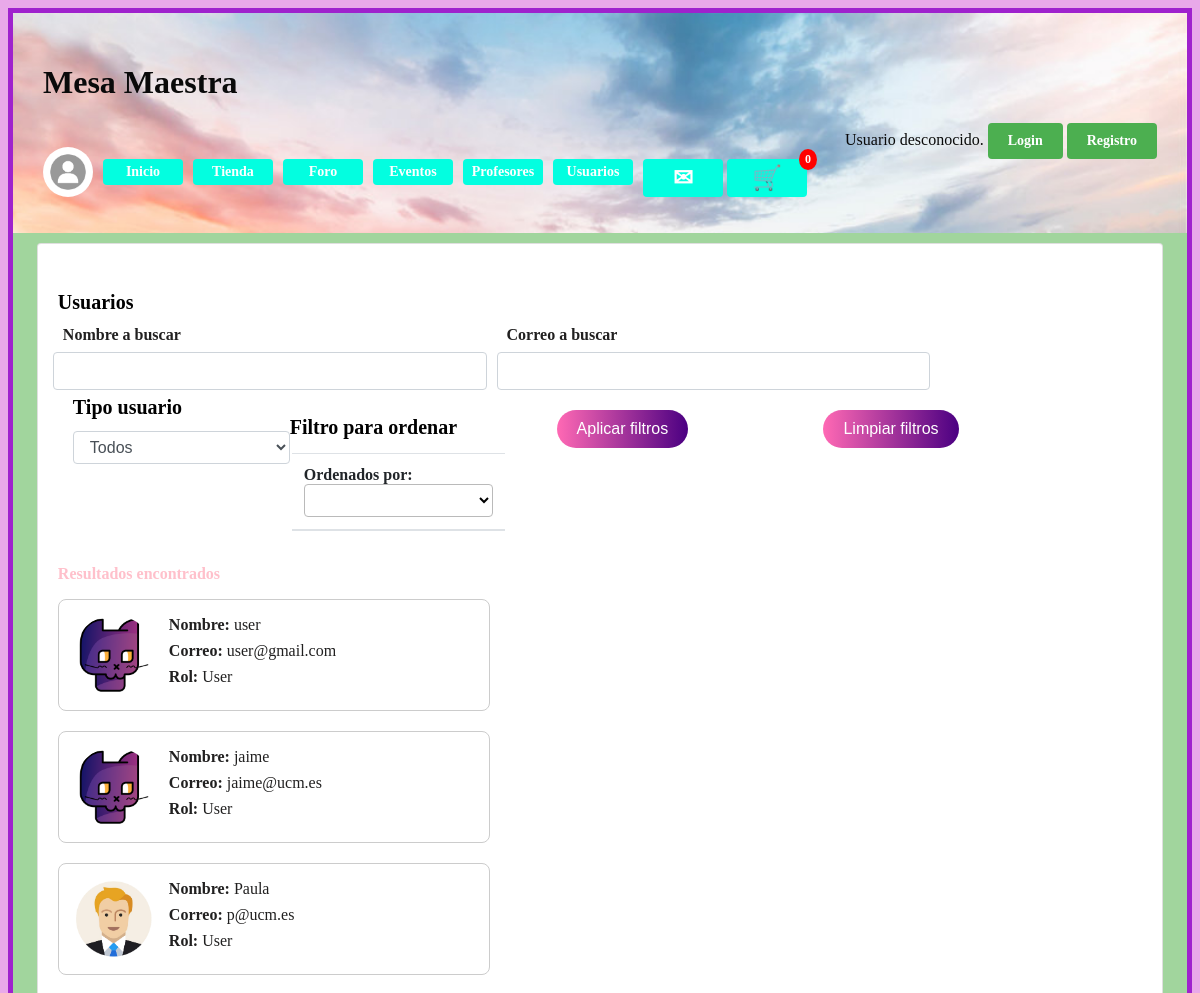
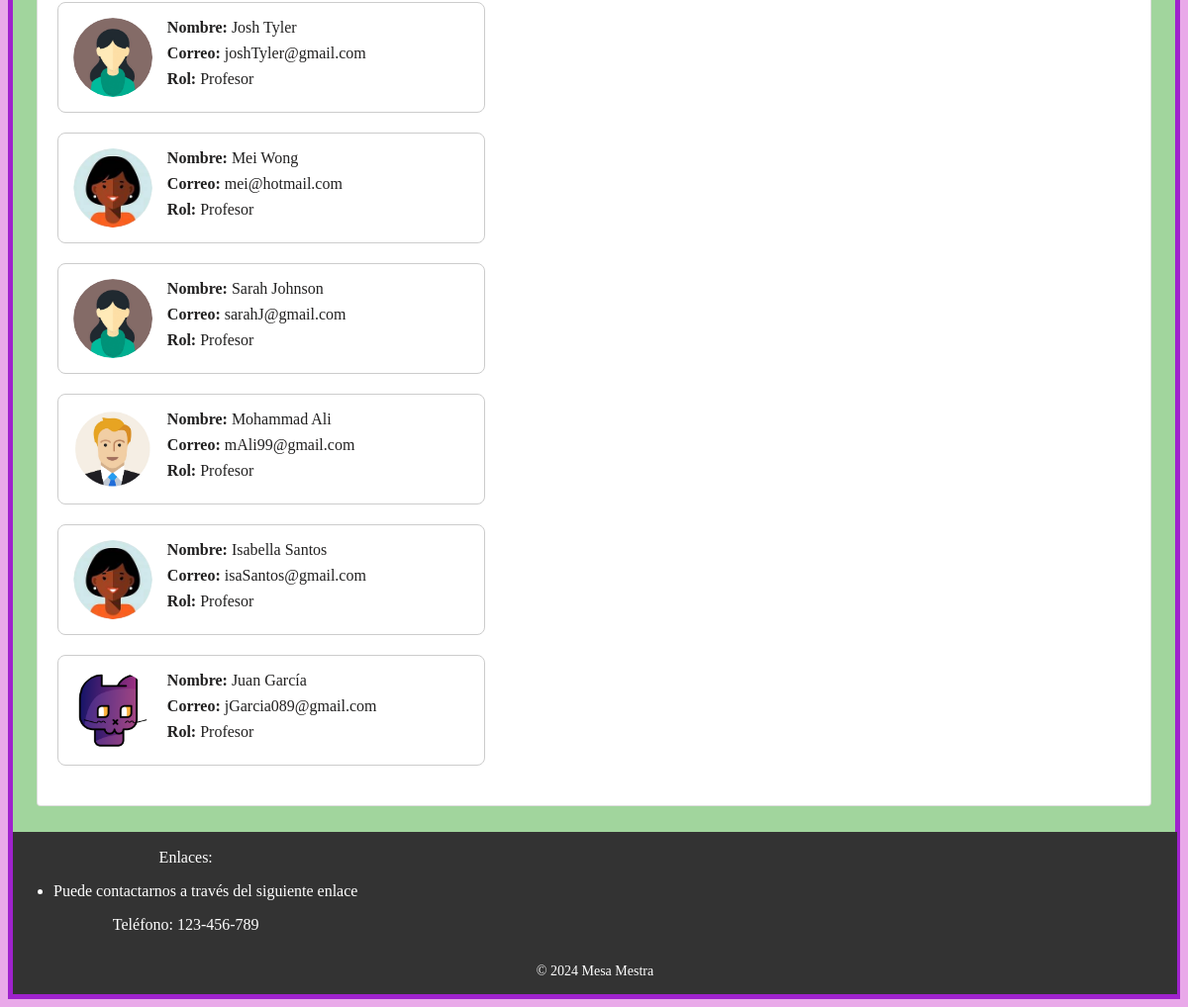
/usuariosView.php, run on the app's committed database (2 pictures, top to bottom).
### tables this page shows
CREATE TABLE `usuarios` (
  `id` int(11) NOT NULL,
  `password` varchar(70) NOT NULL,
  `nombre` varchar(50) NOT NULL,
  `correo` varchar(50) NOT NULL,
  `rolUser` int(11) NOT NULL,
  `valoracion` float DEFAULT NULL,
  `precio` float DEFAULT NULL,
  `avatar` varchar(50) DEFAULT NULL
);

### includes/src/Usuarios/Usuario.php (called while the page is built, shortened)
<?php
class Usuario
{
    protected $rolUser;
    protected $nombre;
    protected $correo;
    protected $avatar;
    protected  function __construct($rol,$nombre, $password, $correo, $avatar, $id = null)
    {
        $this->rolUser = $rol;
        $this->nombre = $nombre;
        $this->correo = $correo;
        $this->avatar = $avatar;
    }
    public function getRolString()
    {
        $rol = "INVALID";
        if($this->rolUser == self::ADMIN_ROLE)
        {
            $rol = "Admin";
        }
        else if($this->rolUser == self::USER_ROLE)
        {
            $rol = "User";
        }
        else if($this->rolUser == self::TEACHER_ROLE)
        {
            $rol = "Profesor";
        }
        return $rol;
    }
    public function getNombre()
    {
        return $this->nombre;
    }
    public function getCorreo()
    {
        return $this->correo;
    }
    public function getAvatar()
    {
        return $this->avatar;
    }
    public static function listarUsuariosBusqueda($buscar, $correo, $tipo, $orden, $idUser)
    {
        $conn = BD::getInstance()->getConexionBd();
        $query = "SELECT * FROM usuarios WHERE rolUser != '1' AND id != $idUser";
        $rs = $conn->query($query);
        $profesores = array();
        if ($rs) {
            while ($fila = $rs->fetch_assoc()) {
                $profesor = new Usuario(
                    $fila['rolUser'],
                    $fila['nombre'],
                    '',
                    $fila['correo'],
                    $fila['avatar'],
                    $fila['id']
                );
                $profesores[] = $profesor;
            }
        }
        return $profesores;
    }
}

### includes/src/Usuarios/ListaUsuarios.php (the view, shortened to what this page needs)
<?php
$contenidoPrincipal = listaUsuarios();
function listaUsuarios()
{
    $app = BD::getInstance();
    if ($app->usuarioLogueado())  {
        $correo_usuario = $_SESSION['correo'];
        $usuario = Usuario::buscaUsuario($correo_usuario);
        $idUser = $usuario->getId();
    }
    else{
        $idUser = 0;
    }
    $Usuarios = Usuario::listarUsuarios($idUser);
    $html = "<div class='Usuarios'>";
    foreach ($Usuarios as $Usuario) {
        $html .= visualizaUsuario($Usuario);
    }
    $html .= "</div>";
    return $html;
}
function  listarUsuariosBusqueda($buscar, $correo,$tipo, $orden)
{
    $app = BD::getInstance();
    if ($app->usuarioLogueado())  {
        $correo_usuario = $_SESSION['correo'];
        $usuario = Usuario::buscaUsuario($correo_usuario);
        $idUser = $usuario->getId();
    }
    else{
        $idUser = 0;
    }
    $Usuarios = Usuario::listarUsuariosBusqueda($buscar, $correo,$tipo, $orden,$idUser);
    $html = "<div class='Usuarios'>";
    foreach ($Usuarios as $Usuario) {
        $html .= visualizaUsuario($Usuario);
    }
    $html .= "</div>";
    return $html;
}
function visualizaUsuario($Usuario) {
    $imagenPath = $Usuario->getAvatar() ? RUTA_IMGS . $Usuario->getAvatar() : RUTA_IMGS . 'images/avatarPorDefecto.png';
    $id =  $Usuario->getId();
    $app = BD::getInstance();
    if ($app->usuarioLogueado())
    {
        $correo_usuario = $_SESSION['correo'];
        $usuario = Usuario::buscaUsuario($correo_usuario);
        $idUser = $usuario->getId();
        $rutaChat = resuelve('/ChatView.php');
        $sigueUsuario = $Usuario->usuarioSigue($idUser, $id);
        $corazonClase = $sigueUsuario ? 'corazon_lleno' : 'corazon_vacio';
        $html = <<<EOF
        <div class="tarjeta_usuario">
            <img src="{$imagenPath}" alt="Avatar de {$Usuario->getNombre()}" class="avatar_usuario">
            <div class="info_usuario">
                <div class="texto"><strong>Nombre:</strong> {$Usuario->getNombre()}</div>
                <div class="texto"><strong>Correo:</strong> {$Usuario->getCorreo()}</div>
                <div class="texto"><strong>Rol:</strong> {$Usuario->getRolString()}</div>
                <div id="corazon_$id" class="corazon $corazonClase" style="font-size: 24px; cursor: pointer;" onclick="toggleSeguir($idUser, $id)">&hearts;</div>
                <form action="{$rutaChat}" method="post">
                    <input type="hidden" name="id" value="{$id}">
                    <button type="submit" class="button-like-link">Contactar</button>
                </form>
            </div>
        </div>
        <script>
        //https://stackoverflow.com/questions/9713058/send-post-data-using-xmlhttprequest
        // Función para cambiar el estado del corazón y agregar/eliminar la relación de seguimiento
        function toggleSeguir(idUsuario, idUsuarioSeguir) {
            var corazon = document.getElementById('corazon_' + idUsuarioSeguir);
            var sigue = corazon.classList.contains('corazon_lleno');
            var nuevaClase = sigue ? 'corazon_vacio' : 'corazon_lleno';
            // Cambiar la clase del corazón
            corazon.className = nuevaClase;
            // Enviar una solicitud AJAX para agregar/eliminar la relación de seguimiento
            var xhr = new XMLHttpRequest();
            xhr.open('POST', 'agregar_eliminar_seguir.php', true);
            xhr.setRequestHeader('Content-type', 'application/x-www-form-urlencoded');
            xhr.onreadystatechange = function() {
                if (xhr.readyState == 4 && xhr.status == 200) {
                    // Actualizar la interfaz de usuario si es necesario
                    var respuesta = xhr.responseText;
                    if (respuesta === 'agregado') {
                        console.log('Se ha agregado la relación de seguimiento.');
                    } else if (respuesta === 'eliminado') {
                        console.log('Se ha eliminado la relación de seguimiento.');
                    } else {
                        console.log('Hubo un error al procesar la solicitud.');
                    }
                }
            };
            xhr.send('idUsuario=' + idUsuario + '&idUsuarioSeguir=' + idUsuarioSeguir);
        }
        </script>
EOF;
    }
    else
    {
        $html = <<<EOF
        <div class="tarjeta_usuario">
            <img src="{$imagenPath}" alt="Avatar de {$Usuario->getNombre()}" class="avatar_usuario">
            <div class="info_usuario">
                <div class="texto"><strong>Nombre:</strong> {$Usuario->getNombre()}</div>
                <div class="texto"><strong>Correo:</strong> {$Usuario->getCorreo()}</div>
                <div class="texto"><strong>Rol:</strong> {$Usuario->getRolString()}</div>
            </div>
        </div>
EOF;
    }
    return $html;
}
?>

### css/usuarios.css (style rules this page uses)
.tarjeta_usuario { display: flex; align-items: center; width: 400px; padding: 15px; border: 1px solid #ccc; border-radius: 8px; margin-bottom: 20px; background-color: #ffffff; }
.avatar_usuario { width: 80px; height: 80px; border-radius: 50%; margin-right: 15px; }
.tarjeta_usuario .info_usuario { flex-grow: 1; }
.tarjeta_usuario .texto { margin-bottom: 8px; }

### css/estilo.css (style rules this page uses)
body { background-color: #e9a9e9; }
.tarjeta_usuario { position: relative; }

### data on the page
usuarios: avatar (picture), nombre "user", correo "user@gmail.com", rolUser "User"
usuarios: avatar (picture), nombre "jaime", correo "jaime@ucm.es", rolUser "User"
usuarios: avatar (picture), nombre "Paula", correo "p@ucm.es", rolUser "User"
usuarios: avatar (picture), nombre "Josh Tyler", correo "joshTyler@gmail.com", rolUser "Profesor"
usuarios: avatar (picture), nombre "Mei Wong", correo "mei@hotmail.com", rolUser "Profesor"
usuarios: avatar (picture), nombre "Sarah Johnson", correo "sarahJ@gmail.com", rolUser "Profesor"
usuarios: avatar (picture), nombre "Mohammad Ali", correo "mAli99@gmail.com", rolUser "Profesor"
usuarios: avatar (picture), nombre "Isabella Santos", correo "isaSantos@gmail.com", rolUser "Profesor"
usuarios: avatar (picture), nombre "Juan García", correo "jGarcia089@gmail.com", rolUser "Profesor"

### other printed values
$params['cabecera'] "Mesa Maestra"
$cantidadEnCarrito "0"
